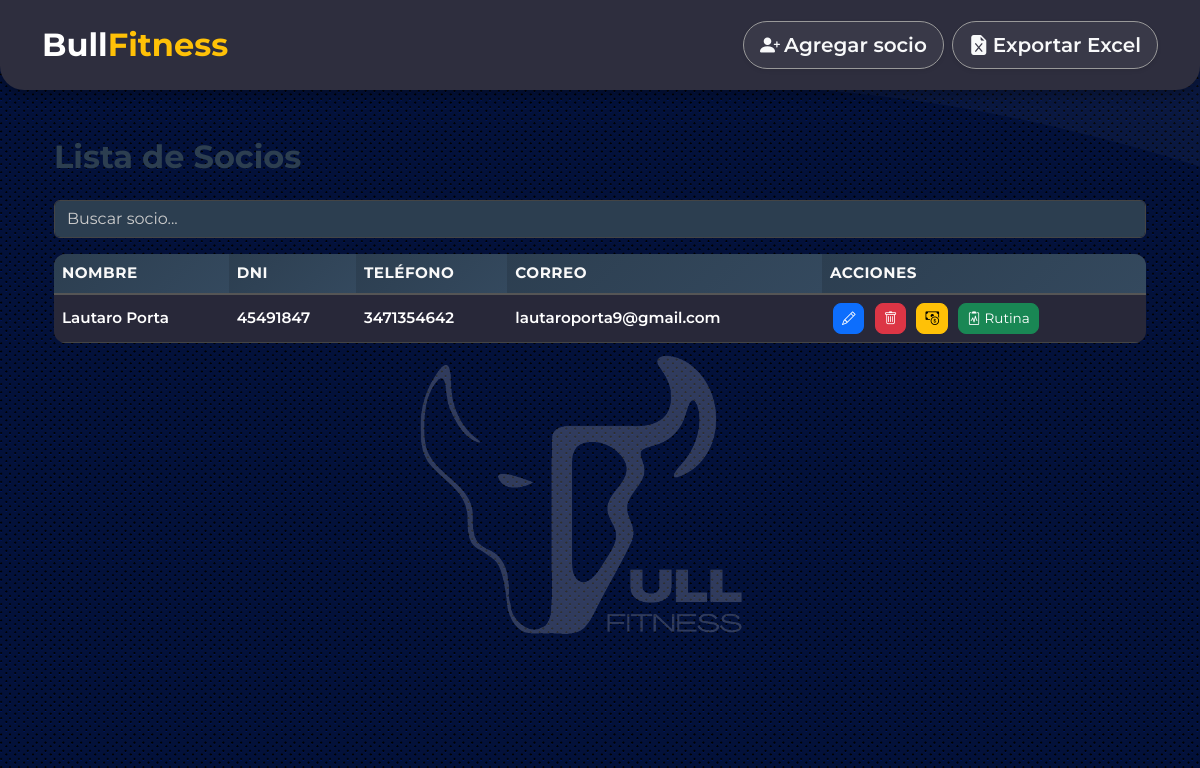
The page / on the database its author committed.
### gymapp/models.py (models this page shows, shortened)
class Member(models.Model):
    dni = models.CharField(max_length=10, unique=True)
    nombre_apellido = models.CharField(max_length=100)
    telefono = models.CharField(max_length=20, blank=True)
    direccion = models.CharField(max_length=200, blank=True)
    gmail = models.EmailField(max_length=100, blank=True)
    edad = models.PositiveIntegerField(blank=True, null=True)
    historial_deportivo = models.TextField(blank=True)
    experiencias_gimnasios = models.TextField(blank=True)
    historial_lesivo = models.TextField(blank=True)
    enfermedades = models.TextField(blank=True)
    objetivos = models.TextField(blank=True)
    frecuencia_semana = models.CharField(max_length=50, blank=True)
    fecha_alta = models.DateField(auto_now_add=True)

### gymapp/views.py (the view)
# urls.py: path('', views.member_list, name='member_list'),
def member_list(request):
    q = request.GET.get("q") or ""
    members = Member.objects.filter(
        Q(nombre_apellido__icontains=q) |
        Q(gmail__icontains=q) |
        Q(telefono__icontains=q) |
        Q(dni__icontains=q)
    ).order_by("nombre_apellido")
    current_month = date.today().strftime("%m-%Y")
    pagos_ids = set(
        p.member_id for p in Payment.objects.filter(anulado=False, mes=current_month)
    )
    return render(request, "gymapp/member_list.html", {
        "members": members,
        "pagos_ids": pagos_ids,
        "current_month": current_month,
    })

### gymapp/templates/gymapp/member_list.html
{% extends "gymapp/base.html" %}
{% load static %}
{% block content %}
<link rel="stylesheet" href="{% static 'css/socios.css' %}">
<div class="container mt-4">
    <h2 class="mb-4">Lista de Socios</h2>
    <form method="get" class="mb-3">
        <input type="text" name="q" value="{{ request.GET.q }}" class="form-control" placeholder="Buscar socio...">
    </form>
    <table class="table table-striped table-hover align-middle">
        <thead class="table-dark">
            <tr>
                <th>Nombre</th>
                <th>DNI</th>
                <th>Teléfono</th>
                <th>Correo</th>
                <th>Acciones</th>
            </tr>
        </thead>
        <tbody>
            {% for member in members %}
                <tr>
                    <td>{{ member.nombre_apellido }}</td>
                    <td>{{ member.dni }}</td>
                    <td>{{ member.telefono }}</td>
                    <td>{{ member.gmail }}</td>
                    <td>
                        <a href="{% url 'edit_member' member.id %}" class="btn btn-sm btn-primary">
                            <i class="bi bi-pencil"></i>
                        </a>
                        <a href="{% url 'delete_member' member.id %}" class="btn btn-sm btn-danger">
                            <i class="bi bi-trash"></i>
                        </a>
                        <a href="{% url 'historial_pagos' member.id %}" class="btn btn-sm btn-warning">
                            <i class="bi bi-cash-coin"></i>
                        </a>
                        <a href="{% url 'rutina_cliente' member.id %}" class="btn btn-sm btn-success">
                            <i class="bi bi-clipboard2-pulse"></i> Rutina
                        </a>
                    </td>
                </tr>
            {% empty %}
                <tr>
                    <td colspan="5" class="text-center">No se encontraron socios.</td>
                </tr>
            {% endfor %}
        </tbody>
    </table>
</div>
{% endblock %}

### static/css/styles.css (style rules this page uses)
input, textarea, select { color: #f8f9fa; background-color: rgba(255, 255, 255, 0.07); border-color: #666; }
input::placeholder, textarea::placeholder { color: #ccc; opacity: 0.8; }
body { font-family: 'Montserrat', sans-serif; }
.btn { border-radius: 2rem; }
.table { border-radius: 1.5rem; overflow: hidden; margin-bottom: 2rem; }
form input[name="q"] { color: #000; }

### static/css/rutinas.css (style rules this page uses)
body:not(.editar-rutinas) .table:not(.rutinas-table) { background-color: #1e1e2a !important; border-collapse: separate; border-spacing: 0; color: #ffffff !important; font-size: 0.95rem; }
body:not(.editar-rutinas) .table-striped:not(.rutinas-table) tbody tr:nth-of-type(odd) { background-color: #2a2a3c !important; }
body:not(.editar-rutinas) .table:not(.rutinas-table) td, body:not(.editar-rutinas) .table:not(.rutinas-table) th { color: #ffffff !important; font-weight: 600 !important; background-color: transparent !important; border-color: #444 !important; }
body:not(.editar-rutinas) .table:not(.rutinas-table) thead { background-color: #2d2d45 !important; }
body:not(.editar-rutinas) .table:not(.rutinas-table) thead th { color: #f9f9f9 !important; font-weight: 700 !important; border-bottom: 2px solid #555 !important; }

### static/css/socios.css (style rules this page uses)
.container h2 { font-weight: 700; color: #2c3e50; margin-bottom: 20px; }
.table { border-radius: 12px; overflow: hidden; background-color: #fff; }
.table thead th { background: linear-gradient(135deg, #2c3e50, #34495e); color: #f8f9fa !important; font-weight: 600; text-transform: uppercase; letter-spacing: 0.5px; }
.table tbody tr { transition: background-color 0.2s ease-in-out; }
.table td { vertical-align: middle; color: #2c3e50; }
.table a.btn { margin: 0 3px; border-radius: 8px; font-size: 0.85rem; transition: transform 0.1s ease-in-out; }
.container form input.form-control { background-color: #2c3e50 !important; color: #fff !important; border: 1px solid #444 !important; }
.container form input.form-control::placeholder { color: #ccc !important; }

### rows shown on the page
Member: nombre_apellido "Lautaro Porta", dni "45491847", telefono "3471354642", gmail "lautaroporta9@gmail.com"
